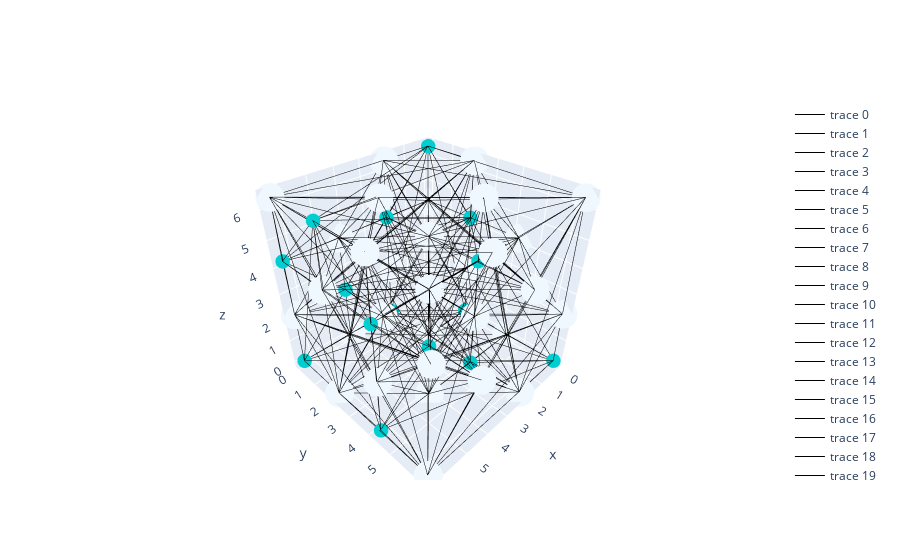

Notebook code cell kept with this figure:
### Code cell
trace_Mo = go.Scatter3d(
    x=Mo_xyz[:,0],
    y=Mo_xyz[:,1],
    z=Mo_xyz[:,2],
    mode='markers',
    text = 'Molybdenum',
    marker=dict(symbol='circle',
            size=10,
            color='aliceblue')
    )

trace_C = go.Scatter3d(
    x=C_xyz[:,0],
    y=C_xyz[:,1],
    z=C_xyz[:,2],
    mode='markers',
    text = 'Carbon',
    marker=dict(symbol='circle',
            size=5,
            color='darkturquoise')
    )


trace_edges = [None] * len(edge_xyz)

for i in range(len(edge_xyz)):

    trace_edges[i]= go.Scatter3d(
        x=edge_xyz[i,:,0],
        y=edge_xyz[i,:,1],
        z=edge_xyz[i,:,2],
        text=' ',
        mode='lines',
        line=dict(color='black', width=1),
        hoverinfo='none')

traces = trace_edges + [trace_Mo, trace_C]
fig = go.Figure(data=traces)

fig.show()
